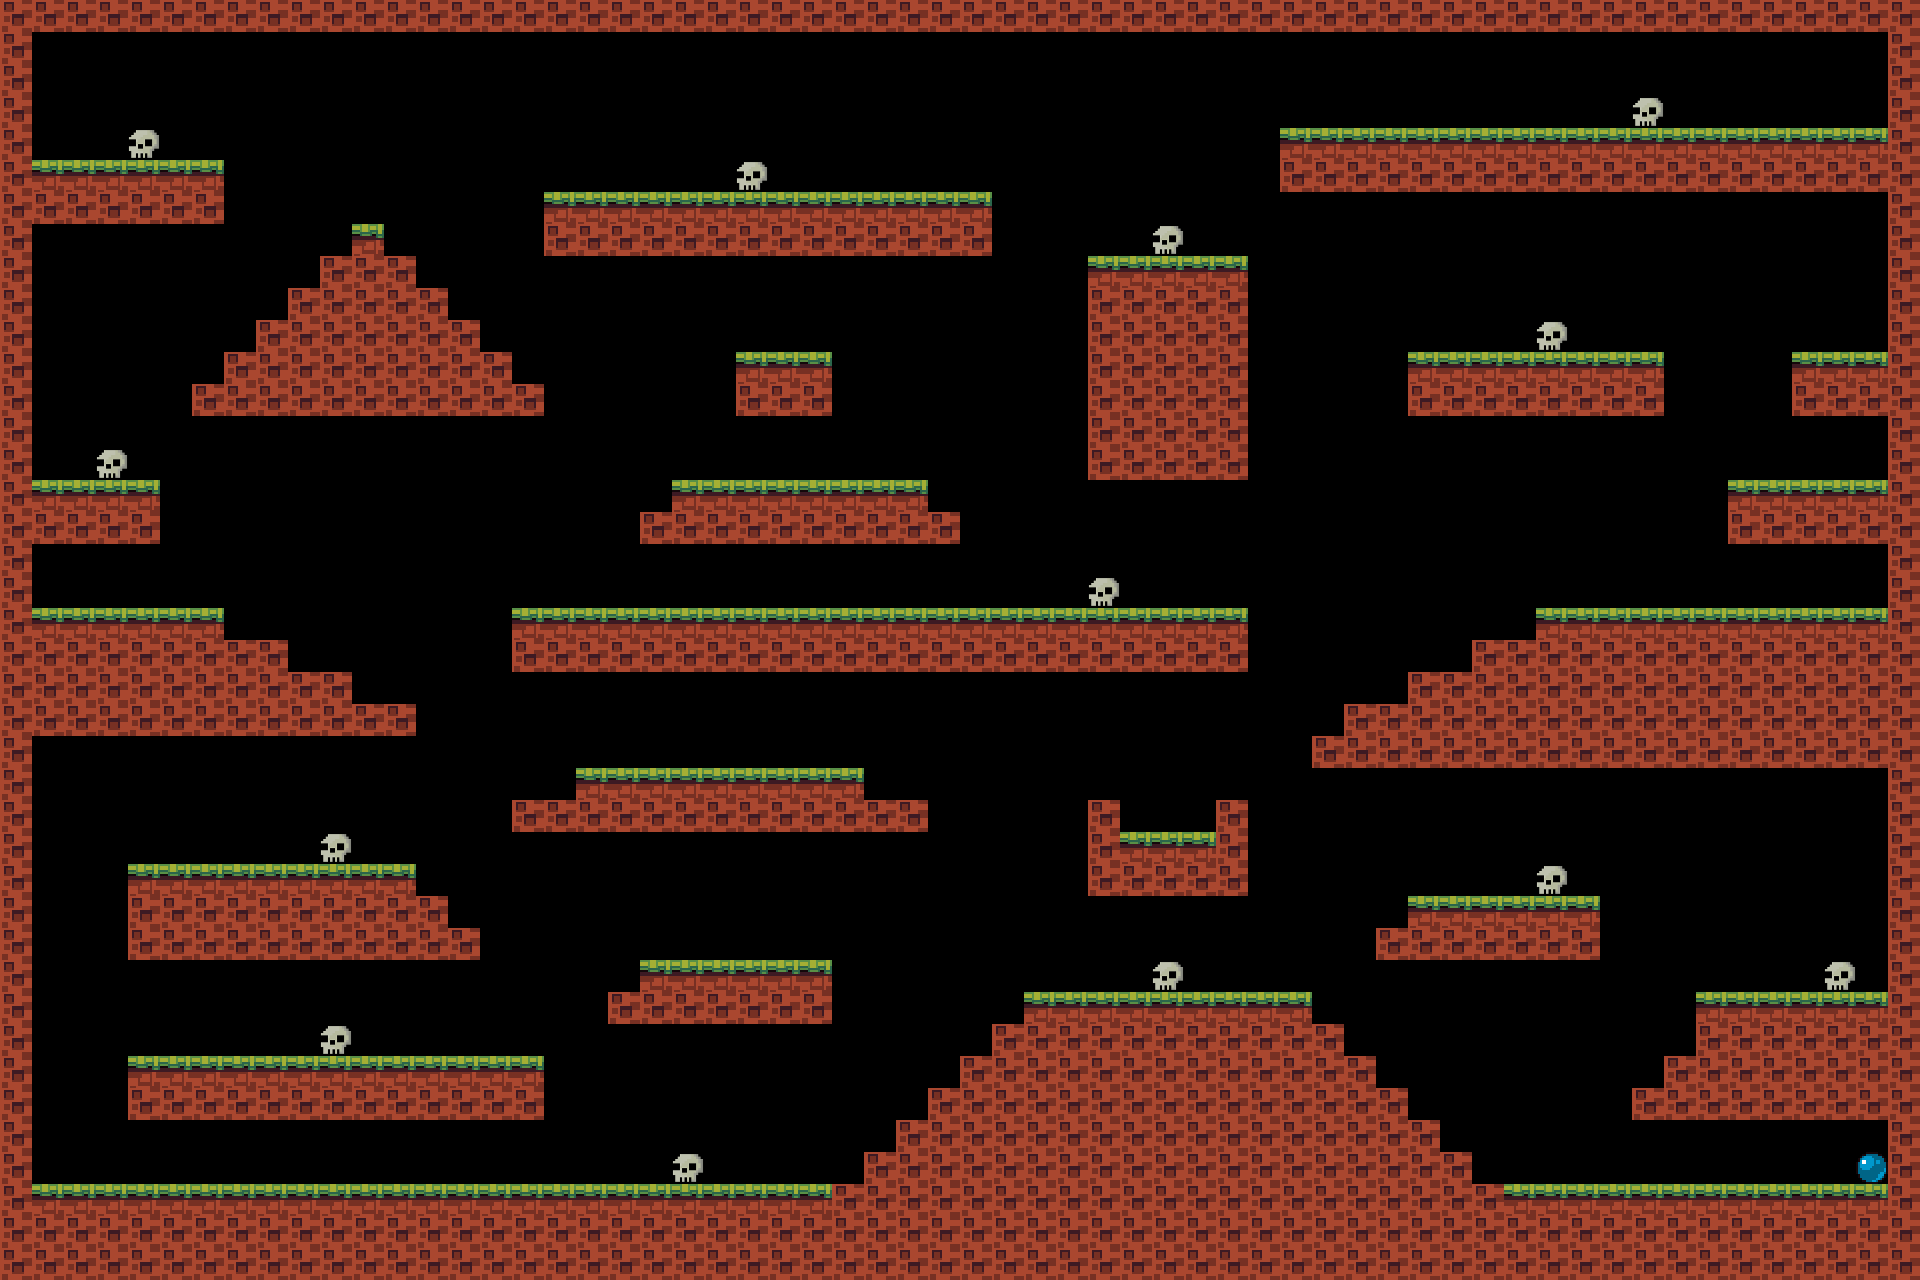

A 2D game scene composited from a Tiled map and its tileset images. What follows is a short description and the map's XML, with every tile layer's data as written:
An orthogonal 60x40 tile map with 32x32 px tiles, 1 tile layer (Tile Layer 1), 2 tilesets.

<map version="1.9" tiledversion="1.9.2" orientation="orthogonal" renderorder="right-down" width="60" height="40" tilewidth="32" tileheight="32" infinite="0" nextlayerid="2" nextobjectid="1">
 <tileset firstgid="1" name="tileset" tilewidth="32" tileheight="32" tilecount="4" columns="4">
  <image source="../assets/tileset.png" width="128" height="32" />
 </tileset>
 <tileset firstgid="5" name="tileset" tilewidth="32" tileheight="32" tilecount="4" columns="4">
  <image source="../assets/tileset.png" width="128" height="32" />
 </tileset>
 <layer id="1" name="Tile Layer 1" width="60" height="40">
  <data encoding="csv">
6,6,6,6,6,6,6,6,6,6,6,6,6,6,6,6,6,6,6,6,6,6,6,6,6,6,6,6,6,6,6,6,6,6,6,6,6,6,6,6,6,6,6,6,6,6,6,6,6,6,6,6,6,6,6,6,6,6,6,6,
6,0,0,0,0,0,0,0,0,0,0,0,0,0,0,0,0,0,0,0,0,0,0,0,0,0,0,0,0,0,0,0,0,0,0,0,0,0,0,0,0,0,0,0,0,0,0,0,0,0,0,0,0,0,0,0,0,0,0,6,
6,0,0,0,0,0,0,0,0,0,0,0,0,0,0,0,0,0,0,0,0,0,0,0,0,0,0,0,0,0,0,0,0,0,0,0,0,0,0,0,0,0,0,0,0,0,0,0,0,0,0,0,0,0,0,0,0,0,0,6,
6,0,0,0,0,0,0,0,0,0,0,0,0,0,0,0,0,0,0,0,0,0,0,0,0,0,0,0,0,0,0,0,0,0,0,0,0,0,0,0,0,0,0,0,0,0,0,0,0,0,0,4,0,0,0,0,0,0,0,6,
6,0,0,0,4,0,0,0,0,0,0,0,0,0,0,0,0,0,0,0,0,0,0,0,0,0,0,0,0,0,0,0,0,0,0,0,0,0,0,0,5,5,5,5,5,5,5,5,5,5,5,5,5,5,5,5,5,5,5,6,
6,5,5,5,5,5,5,0,0,0,0,0,0,0,0,0,0,0,0,0,0,0,0,4,0,0,0,0,0,0,0,0,0,0,0,0,0,0,0,0,6,6,6,6,6,6,6,6,6,6,6,6,6,6,6,6,6,6,6,6,
6,6,6,6,6,6,6,0,0,0,0,0,0,0,0,0,0,5,5,5,5,5,5,5,5,5,5,5,5,5,5,0,0,0,0,0,0,0,0,0,0,0,0,0,0,0,0,0,0,0,0,0,0,0,0,0,0,0,0,6,
6,0,0,0,0,0,0,0,0,0,0,5,0,0,0,0,0,6,6,6,6,6,6,6,6,6,6,6,6,6,6,0,0,0,0,0,4,0,0,0,0,0,0,0,0,0,0,0,0,0,0,0,0,0,0,0,0,0,0,6,
6,0,0,0,0,0,0,0,0,0,6,6,6,0,0,0,0,0,0,0,0,0,0,0,0,0,0,0,0,0,0,0,0,0,5,5,5,5,5,0,0,0,0,0,0,0,0,0,0,0,0,0,0,0,0,0,0,0,0,6,
6,0,0,0,0,0,0,0,0,6,6,6,6,6,0,0,0,0,0,0,0,0,0,0,0,0,0,0,0,0,0,0,0,0,6,6,6,6,6,0,0,0,0,0,0,0,0,0,0,0,0,0,0,0,0,0,0,0,0,6,
6,0,0,0,0,0,0,0,6,6,6,6,6,6,6,0,0,0,0,0,0,0,0,0,0,0,0,0,0,0,0,0,0,0,6,6,6,6,6,0,0,0,0,0,0,0,0,0,4,0,0,0,0,0,0,0,0,0,0,6,
6,0,0,0,0,0,0,6,6,6,6,6,6,6,6,6,0,0,0,0,0,0,0,5,5,5,0,0,0,0,0,0,0,0,6,6,6,6,6,0,0,0,0,0,5,5,5,5,5,5,5,5,0,0,0,0,5,5,5,6,
6,0,0,0,0,0,6,6,6,6,6,6,6,6,6,6,6,0,0,0,0,0,0,6,6,6,0,0,0,0,0,0,0,0,6,6,6,6,6,0,0,0,0,0,6,6,6,6,6,6,6,6,0,0,0,0,6,6,6,6,
6,0,0,0,0,0,0,0,0,0,0,0,0,0,0,0,0,0,0,0,0,0,0,0,0,0,0,0,0,0,0,0,0,0,6,6,6,6,6,0,0,0,0,0,0,0,0,0,0,0,0,0,0,0,0,0,0,0,0,6,
6,0,0,4,0,0,0,0,0,0,0,0,0,0,0,0,0,0,0,0,0,0,0,0,0,0,0,0,0,0,0,0,0,0,6,6,6,6,6,0,0,0,0,0,0,0,0,0,0,0,0,0,0,0,0,0,0,0,0,6,
6,5,5,5,5,0,0,0,0,0,0,0,0,0,0,0,0,0,0,0,0,5,5,5,5,5,5,5,5,0,0,0,0,0,0,0,0,0,0,0,0,0,0,0,0,0,0,0,0,0,0,0,0,0,5,5,5,5,5,6,
6,6,6,6,6,0,0,0,0,0,0,0,0,0,0,0,0,0,0,0,6,6,6,6,6,6,6,6,6,6,0,0,0,0,0,0,0,0,0,0,0,0,0,0,0,0,0,0,0,0,0,0,0,0,6,6,6,6,6,6,
6,0,0,0,0,0,0,0,0,0,0,0,0,0,0,0,0,0,0,0,0,0,0,0,0,0,0,0,0,0,0,0,0,0,0,0,0,0,0,0,0,0,0,0,0,0,0,0,0,0,0,0,0,0,0,0,0,0,0,6,
6,0,0,0,0,0,0,0,0,0,0,0,0,0,0,0,0,0,0,0,0,0,0,0,0,0,0,0,0,0,0,0,0,0,4,0,0,0,0,0,0,0,0,0,0,0,0,0,0,0,0,0,0,0,0,0,0,0,0,6,
6,5,5,5,5,5,5,0,0,0,0,0,0,0,0,0,5,5,5,5,5,5,5,5,5,5,5,5,5,5,5,5,5,5,5,5,5,5,5,0,0,0,0,0,0,0,0,0,5,5,5,5,5,5,5,5,5,5,5,6,
6,6,6,6,6,6,6,6,6,0,0,0,0,0,0,0,6,6,6,6,6,6,6,6,6,6,6,6,6,6,6,6,6,6,6,6,6,6,6,0,0,0,0,0,0,0,6,6,6,6,6,6,6,6,6,6,6,6,6,6,
6,6,6,6,6,6,6,6,6,6,6,0,0,0,0,0,0,0,0,0,0,0,0,0,0,0,0,0,0,0,0,0,0,0,0,0,0,0,0,0,0,0,0,0,6,6,6,6,6,6,6,6,6,6,6,6,6,6,6,6,
6,6,6,6,6,6,6,6,6,6,6,6,6,0,0,0,0,0,0,0,0,0,0,0,0,0,0,0,0,0,0,0,0,0,0,0,0,0,0,0,0,0,6,6,6,6,6,6,6,6,6,6,6,6,6,6,6,6,6,6,
6,0,0,0,0,0,0,0,0,0,0,0,0,0,0,0,0,0,0,0,0,0,0,0,0,0,0,0,0,0,0,0,0,0,0,0,0,0,0,0,0,6,6,6,6,6,6,6,6,6,6,6,6,6,6,6,6,6,6,6,
6,0,0,0,0,0,0,0,0,0,0,0,0,0,0,0,0,0,5,5,5,5,5,5,5,5,5,0,0,0,0,0,0,0,0,0,0,0,0,0,0,0,0,0,0,0,0,0,0,0,0,0,0,0,0,0,0,0,0,6,
6,0,0,0,0,0,0,0,0,0,0,0,0,0,0,0,6,6,6,6,6,6,6,6,6,6,6,6,6,0,0,0,0,0,6,0,0,0,6,0,0,0,0,0,0,0,0,0,0,0,0,0,0,0,0,0,0,0,0,6,
6,0,0,0,0,0,0,0,0,0,4,0,0,0,0,0,0,0,0,0,0,0,0,0,0,0,0,0,0,0,0,0,0,0,6,5,5,5,6,0,0,0,0,0,0,0,0,0,0,0,0,0,0,0,0,0,0,0,0,6,
6,0,0,0,5,5,5,5,5,5,5,5,5,0,0,0,0,0,0,0,0,0,0,0,0,0,0,0,0,0,0,0,0,0,6,6,6,6,6,0,0,0,0,0,0,0,0,0,4,0,0,0,0,0,0,0,0,0,0,6,
6,0,0,0,6,6,6,6,6,6,6,6,6,6,0,0,0,0,0,0,0,0,0,0,0,0,0,0,0,0,0,0,0,0,0,0,0,0,0,0,0,0,0,0,5,5,5,5,5,5,0,0,0,0,0,0,0,0,0,6,
6,0,0,0,6,6,6,6,6,6,6,6,6,6,6,0,0,0,0,0,0,0,0,0,0,0,0,0,0,0,0,0,0,0,0,0,0,0,0,0,0,0,0,6,6,6,6,6,6,6,0,0,0,0,0,0,0,0,0,6,
6,0,0,0,0,0,0,0,0,0,0,0,0,0,0,0,0,0,0,0,5,5,5,5,5,5,0,0,0,0,0,0,0,0,0,0,4,0,0,0,0,0,0,0,0,0,0,0,0,0,0,0,0,0,0,0,0,4,0,6,
6,0,0,0,0,0,0,0,0,0,0,0,0,0,0,0,0,0,0,6,6,6,6,6,6,6,0,0,0,0,0,0,5,5,5,5,5,5,5,5,5,0,0,0,0,0,0,0,0,0,0,0,0,5,5,5,5,5,5,6,
6,0,0,0,0,0,0,0,0,0,4,0,0,0,0,0,0,0,0,0,0,0,0,0,0,0,0,0,0,0,0,6,6,6,6,6,6,6,6,6,6,6,0,0,0,0,0,0,0,0,0,0,0,6,6,6,6,6,6,6,
6,0,0,0,5,5,5,5,5,5,5,5,5,5,5,5,5,0,0,0,0,0,0,0,0,0,0,0,0,0,6,6,6,6,6,6,6,6,6,6,6,6,6,0,0,0,0,0,0,0,0,0,6,6,6,6,6,6,6,6,
6,0,0,0,6,6,6,6,6,6,6,6,6,6,6,6,6,0,0,0,0,0,0,0,0,0,0,0,0,6,6,6,6,6,6,6,6,6,6,6,6,6,6,6,0,0,0,0,0,0,0,6,6,6,6,6,6,6,6,6,
6,0,0,0,0,0,0,0,0,0,0,0,0,0,0,0,0,0,0,0,0,0,0,0,0,0,0,0,6,6,6,6,6,6,6,6,6,6,6,6,6,6,6,6,6,0,0,0,0,0,0,0,0,0,0,0,0,0,0,6,
6,0,0,0,0,0,0,0,0,0,0,0,0,0,0,0,0,0,0,0,0,4,0,0,0,0,0,6,6,6,6,6,6,6,6,6,6,6,6,6,6,6,6,6,6,6,0,0,0,0,0,0,0,0,0,0,0,0,3,6,
6,5,5,5,5,5,5,5,5,5,5,5,5,5,5,5,5,5,5,5,5,5,5,5,5,5,6,6,6,6,6,6,6,6,6,6,6,6,6,6,6,6,6,6,6,6,6,5,5,5,5,5,5,5,5,5,5,5,5,6,
6,6,6,6,6,6,6,6,6,6,6,6,6,6,6,6,6,6,6,6,6,6,6,6,6,6,6,6,6,6,6,6,6,6,6,6,6,6,6,6,6,6,6,6,6,6,6,6,6,6,6,6,6,6,6,6,6,6,6,6,
6,6,6,6,6,6,6,6,6,6,6,6,6,6,6,6,6,6,6,6,6,6,6,6,6,6,6,6,6,6,6,6,6,6,6,6,6,6,6,6,6,6,6,6,6,6,6,6,6,6,6,6,6,6,6,6,6,6,6,6
</data>
 </layer>
</map>
